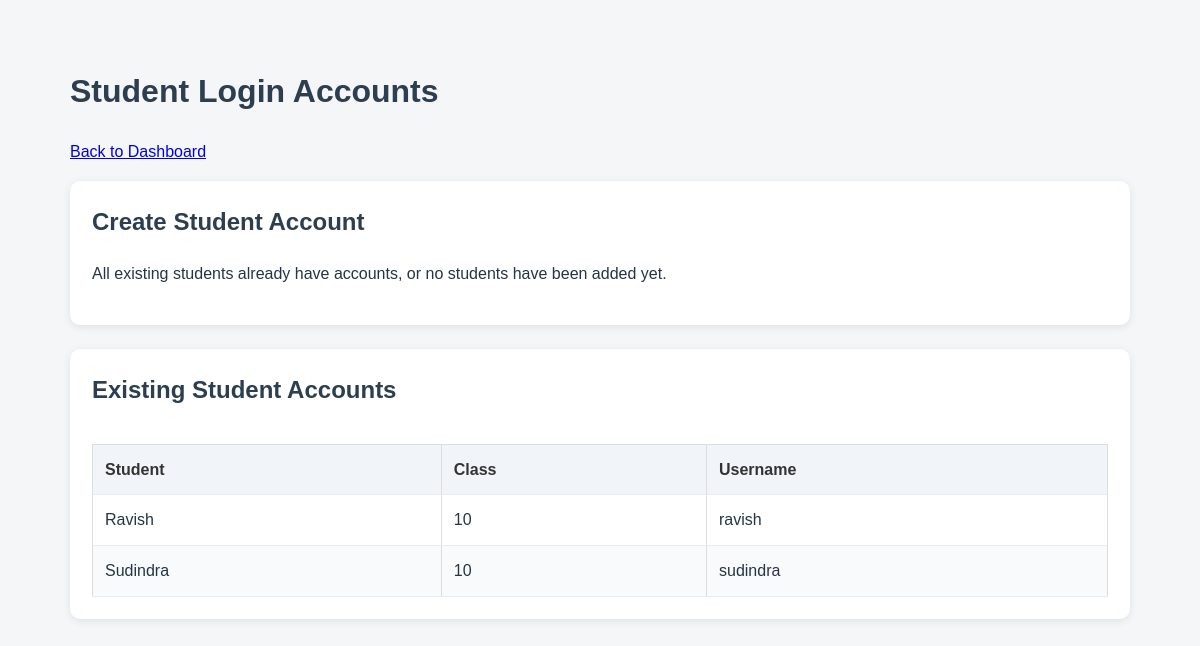
Screenshot of /student_accounts (signed in) with the database file from the repository.
### tables this page shows
CREATE TABLE student_accounts (
        id INTEGER PRIMARY KEY AUTOINCREMENT,
        student_id INTEGER NOT NULL UNIQUE,
        username TEXT NOT NULL UNIQUE,
        password_hash TEXT NOT NULL,
        created_at TEXT NOT NULL DEFAULT CURRENT_TIMESTAMP,
        FOREIGN KEY (student_id)
            REFERENCES students(id)
            ON DELETE CASCADE
        );

CREATE TABLE students (
            id INTEGER PRIMARY KEY AUTOINCREMENT,
            name TEXT NOT NULL,
            class_name TEXT NOT NULL,
            phone TEXT,
            email TEXT,
            address TEXT
        );

### app.py (the view, shortened to what this page needs)
@app.route("/student_accounts", methods=["GET", "POST"])
@login_required
def manage_student_accounts():
    conn = get_db_connection()
    students = conn.execute("""
        SELECT s.id, s.name, s.class_name
        FROM students s
        LEFT JOIN student_accounts sa ON sa.student_id = s.id
        WHERE sa.id IS NULL
        ORDER BY s.name COLLATE NOCASE
    """).fetchall()
    accounts = conn.execute("""
        SELECT sa.id, sa.username, s.name, s.class_name
        FROM student_accounts sa
        JOIN students s ON s.id = sa.student_id
        ORDER BY s.name COLLATE NOCASE
    """).fetchall()
    conn.close()
    return render_template(
        "student_accounts.html",
        students=students,
        accounts=accounts
    )

### app.py (called while the page is built)
def get_db_connection():
    conn = sqlite3.connect("tuition.db")
    conn.row_factory = sqlite3.Row
    return conn

def login_required(route_function):
    @wraps(route_function)
    def wrapper(*args, **kwargs):
        if "admin_id" not in session:
            return redirect(url_for("login"))
        return route_function(*args, **kwargs)
    return wrapper

### templates/student_accounts.html (shortened to what this page needs)
<!DOCTYPE html>
<html lang="en">
<head>
    <link rel="stylesheet"
          href="{{ url_for('static', filename='style.css') }}">
</head>
<body>
<div class="container">
    <h1>Student Login Accounts</h1>
    <p><a href="{{ url_for('home') }}">Back to Dashboard</a></p>
    <section class="enrollment-panel">
        <h2>Create Student Account</h2>
        {% if students %}
        <form method="POST" action="{{ url_for('manage_student_accounts') }}">
            <label for="student_id">Student</label>
            <select name="student_id" id="student_id" required>
                <option value="">Select student</option>
                {% for student in students %}
                    <option value="{{ student['id'] }}">
                        {{ student['name'] }} — {{ student['class_name'] }}
                    </option>
                {% endfor %}
            </select>
            <label for="username">Username</label>
            <input type="text" id="username" name="username"
                   autocomplete="off" required>
            <label for="password">Temporary Password</label>
            <input type="password" id="password" name="password"
                   minlength="8" autocomplete="new-password" required>
            <button type="submit" class="primary-btn">
                Create Account
            </button>
        </form>
        {% else %}
            <p>All existing students already have accounts, or no students have been added yet.</p>
        {% endif %}
    </section>
    <section class="enrollment-panel">
        <h2>Existing Student Accounts</h2>
        <div class="table-responsive">
            <table class="enrollment-table">
                <thead>
                    <tr>
                        <th>Student</th>
                        <th>Class</th>
                        <th>Username</th>
                    </tr>
                </thead>
                <tbody>
                {% for account in accounts %}
                    <tr>
                        <td>{{ account['name'] }}</td>
                        <td>{{ account['class_name'] }}</td>
                        <td>{{ account['username'] }}</td>
                    </tr>
                {% else %}
                    <tr>
                        <td colspan="3">No student accounts created yet.</td>
                    </tr>
                {% endfor %}
                </tbody>
            </table>
        </div>
    </section>
</div>
</body>
</html>

### static/style.css (style rules this page uses)
body { font-family: Arial, sans-serif; margin: 0; background-color: #f4f6f8; }
.container { max-width: 1100px; margin: 25px auto; padding: 20px; }
.container table { width: 100%; border-collapse: collapse; margin-top: 15px; }
.container th, .container td { border: 1px solid #ddd; padding: 10px; text-align: left; }
.container th { background: #007bff; color: white; }
.enrollment-card, .enrollment-panel { background: #fff; padding: 22px; border-radius: 10px; box-shadow: 0 2px 8px rgba(0, 0, 0, 0.09); }
.enrollment-panel { margin-bottom: 24px; }
.enrollment-panel h2 { margin-top: 0; }
.table-responsive { width: 100%; overflow-x: auto; }
.enrollment-table { width: 100%; border-collapse: collapse; }
.enrollment-table th, .enrollment-table td { padding: 12px; border-bottom: 1px solid #e9ecef; text-align: left; white-space: nowrap; }
.enrollment-table th { background: #f1f5f9; color: #333; }
* { box-sizing: border-box; }
body { color: #263445; line-height: 1.6; }
main h1, main h2, .container h1, .container h2 { color: #2c3e50; }
.dashboard-card, .card, .enrollment-card, .enrollment-panel { transition: box-shadow 0.2s ease; }
.container table, .enrollment-table { background-color: #ffffff; }
.container th, .enrollment-table th { font-weight: 600; }
.container tbody tr:nth-child(even), .enrollment-table tbody tr:nth-child(even) { background-color: #f8fafc; }

### rows the page displays
student_accounts: name "Ravish", class_name "10", username "ravish"
student_accounts: name "Sudindra", class_name "10", username "sudindra"
